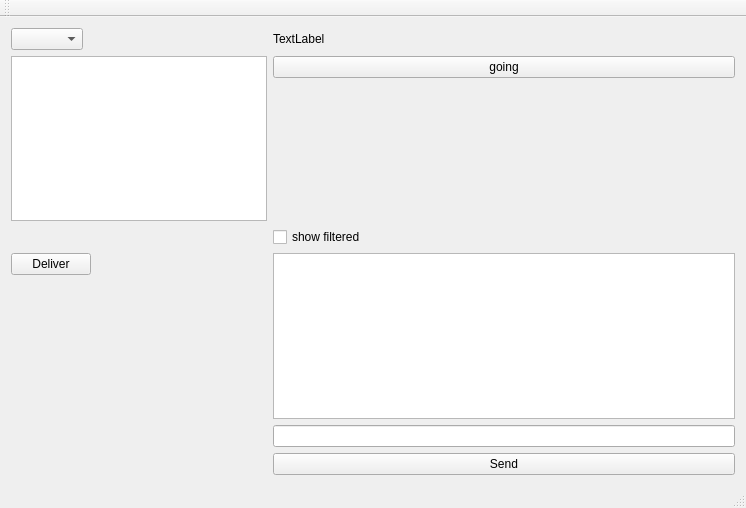
<?xml version="1.0" encoding="UTF-8"?>
<ui version="4.0">
 <class>CurriersGuiClass</class>
 <widget class="QMainWindow" name="CurriersGuiClass">
  <property name="geometry">
   <rect>
    <x>0</x>
    <y>0</y>
    <width>746</width>
    <height>508</height>
   </rect>
  </property>
  <property name="windowTitle">
   <string>CurriersGui</string>
  </property>
  <widget class="QWidget" name="centralWidget">
   <layout class="QFormLayout" name="formLayout">
    <item row="0" column="0">
     <widget class="QComboBox" name="comboBox"/>
    </item>
    <item row="1" column="0">
     <widget class="QListWidget" name="listWidget"/>
    </item>
    <item row="3" column="0">
     <widget class="QPushButton" name="pushButton">
      <property name="text">
       <string>Deliver</string>
      </property>
     </widget>
    </item>
    <item row="3" column="1">
     <widget class="QListWidget" name="chatBox"/>
    </item>
    <item row="5" column="1">
     <widget class="QPushButton" name="sendButton">
      <property name="text">
       <string>Send</string>
      </property>
     </widget>
    </item>
    <item row="4" column="1">
     <widget class="QLineEdit" name="msgLineEdit"/>
    </item>
    <item row="0" column="1">
     <widget class="QLabel" name="label">
      <property name="text">
       <string>TextLabel</string>
      </property>
     </widget>
    </item>
    <item row="2" column="1">
     <widget class="QCheckBox" name="checkBox">
      <property name="text">
       <string>show filtered</string>
      </property>
     </widget>
    </item>
    <item row="1" column="1">
     <widget class="QPushButton" name="goingPushButton">
      <property name="text">
       <string>going</string>
      </property>
     </widget>
    </item>
   </layout>
  </widget>
  <widget class="QMenuBar" name="menuBar">
   <property name="geometry">
    <rect>
     <x>0</x>
     <y>0</y>
     <width>746</width>
     <height>21</height>
    </rect>
   </property>
  </widget>
  <widget class="QToolBar" name="mainToolBar">
   <attribute name="toolBarArea">
    <enum>TopToolBarArea</enum>
   </attribute>
   <attribute name="toolBarBreak">
    <bool>false</bool>
   </attribute>
  </widget>
  <widget class="QStatusBar" name="statusBar"/>
 </widget>
 <layoutdefault spacing="6" margin="11"/>
 <resources>
  <include location="CurriersGui.qrc"/>
 </resources>
 <connections/>
</ui>
